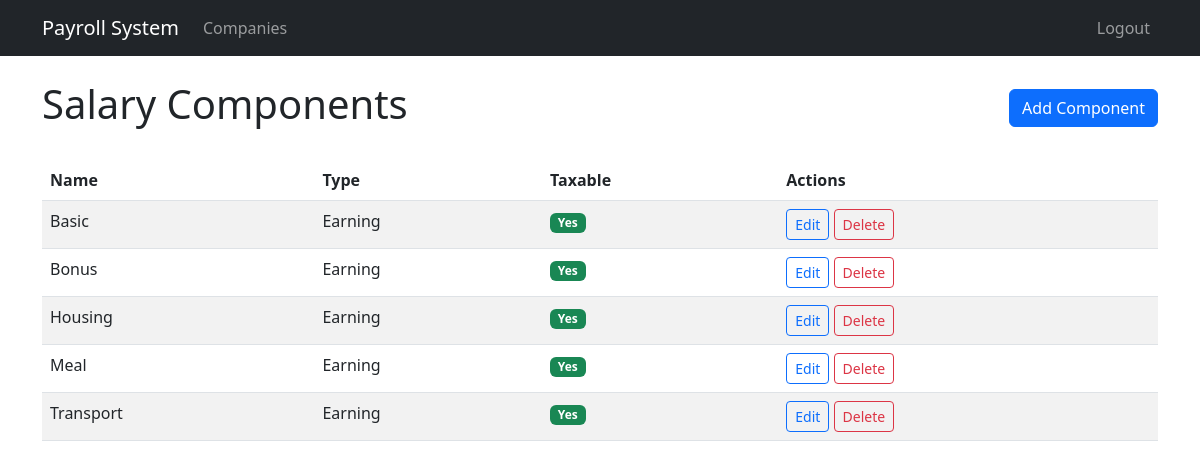
/salary/components/ (signed in), run on an earlier commit of the app's database.
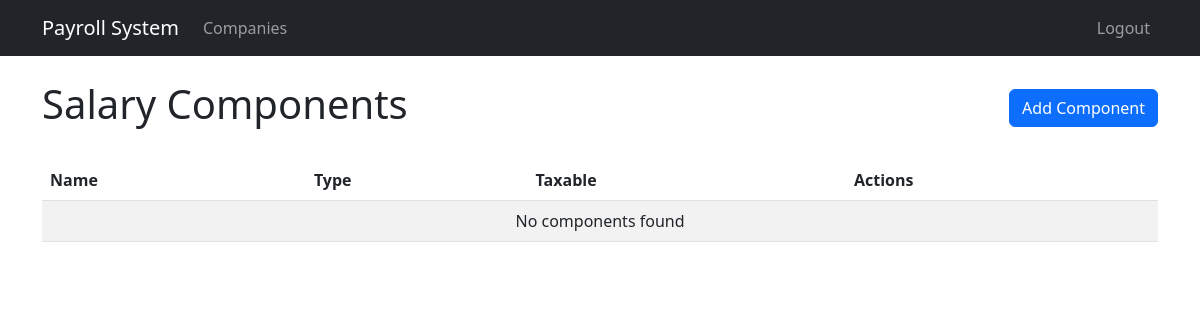
And on a later commit of the database.
### salary/models.py (models this page shows, shortened)
class SalaryComponent(TimeStampedModel):
    EARNING = 'E'
    DEDUCTION = 'D'
    TYPE_CHOICES = [
        (EARNING, 'Earning'),
        (DEDUCTION, 'Deduction'),
    ]
    name = models.CharField(max_length=50, unique=True)
    component_type = models.CharField(max_length=1, choices=TYPE_CHOICES)
    is_taxable = models.BooleanField(default=False)
    description = models.TextField(blank=True)

### salary/views.py (the view)
# urls.py: path('components/', views.SalaryComponentListView.as_view(), name='component_list'),
class SalaryComponentListView(LoginRequiredMixin, ListView):
    model = SalaryComponent
    template_name = 'salary/component_list.html'
    context_object_name = 'components'
    paginate_by = 10
    def get_queryset(self):
        return SalaryComponent.objects.order_by('name')

### salary/templates/salary/component_list.html (shortened to what this page needs)
{% extends 'base.html' %}
{% block content %}
<div class="d-flex justify-content-between align-items-center mb-4">
    <h1>Salary Components</h1>
    <a href="{% url 'component_create' %}" class="btn btn-primary">Add Component</a>
</div>
<div class="table-responsive">
    <table class="table table-striped table-hover">
        <thead>
            <tr>
                <th>Name</th>
                <th>Type</th>
                <th>Taxable</th>
                <th>Actions</th>
            </tr>
        </thead>
        <tbody>
            {% for component in components %}
            <tr>
                <td>{{ component.name }}</td>
                <td>{{ component.get_component_type_display }}</td>
                <td>
                    {% if component.is_taxable %}
                    <span class="badge bg-success">Yes</span>
                    {% else %}
                    <span class="badge bg-secondary">No</span>
                    {% endif %}
                </td>
                <td>
                    <a href="{% url 'component_update' component.pk %}" class="btn btn-sm btn-outline-primary">Edit</a>
                    <a href="{% url 'component_delete' component.pk %}" class="btn btn-sm btn-outline-danger">Delete</a>
                </td>
            </tr>
            {% empty %}
            <tr>
                <td colspan="4" class="text-center">No components found</td>
            </tr>
            {% endfor %}
        </tbody>
    </table>
</div>
{% endblock %}

### company/templates/base.html (shortened to what this page needs)
<!DOCTYPE html>
<html lang="en">
<head>
    <link href="https://cdn.jsdelivr.net/npm/bootstrap@5.3.0/dist/css/bootstrap.min.css" rel="stylesheet">
    <link rel="stylesheet" href="https://cdn.jsdelivr.net/npm/bootstrap-icons@1.8.0/font/bootstrap-icons.css">
</head>
<body>
    {% include 'includes/navbar.html' %}
    <div class="container mt-4">
        {% block content %}{% endblock %}
    </div>
</body>
</html>

### company/templates/includes/navbar.html (shortened to what this page needs)
<nav class="navbar navbar-expand-lg navbar-dark bg-dark">
    <div class="container">
        <a class="navbar-brand" href="{% url 'dashboard' %}">Payroll System</a>
        <div class="collapse navbar-collapse" id="navbarNav">
            <ul class="navbar-nav me-auto">
                <li class="nav-item">
                    <a class="nav-link" href="{% url 'list' %}">Companies</a>
                </li>
            </ul>
            <ul class="navbar-nav">
                <li class="nav-item">
                    <a class="nav-link" href="#">Logout</a>
                </li>
            </ul>
        </div>
    </div>
</nav>

What changed in the data, as far as the page shows it:
removed SalaryComponent: name "Basic", component_type "Earning", is_taxable "Yes"
removed SalaryComponent: name "Bonus", component_type "Earning", is_taxable "Yes"
removed SalaryComponent: name "Housing", component_type "Earning", is_taxable "Yes"
removed SalaryComponent: name "Meal", component_type "Earning", is_taxable "Yes"
removed SalaryComponent: name "Transport", component_type "Earning", is_taxable "Yes"
Also different on the page:
text now shown: "No components found"
